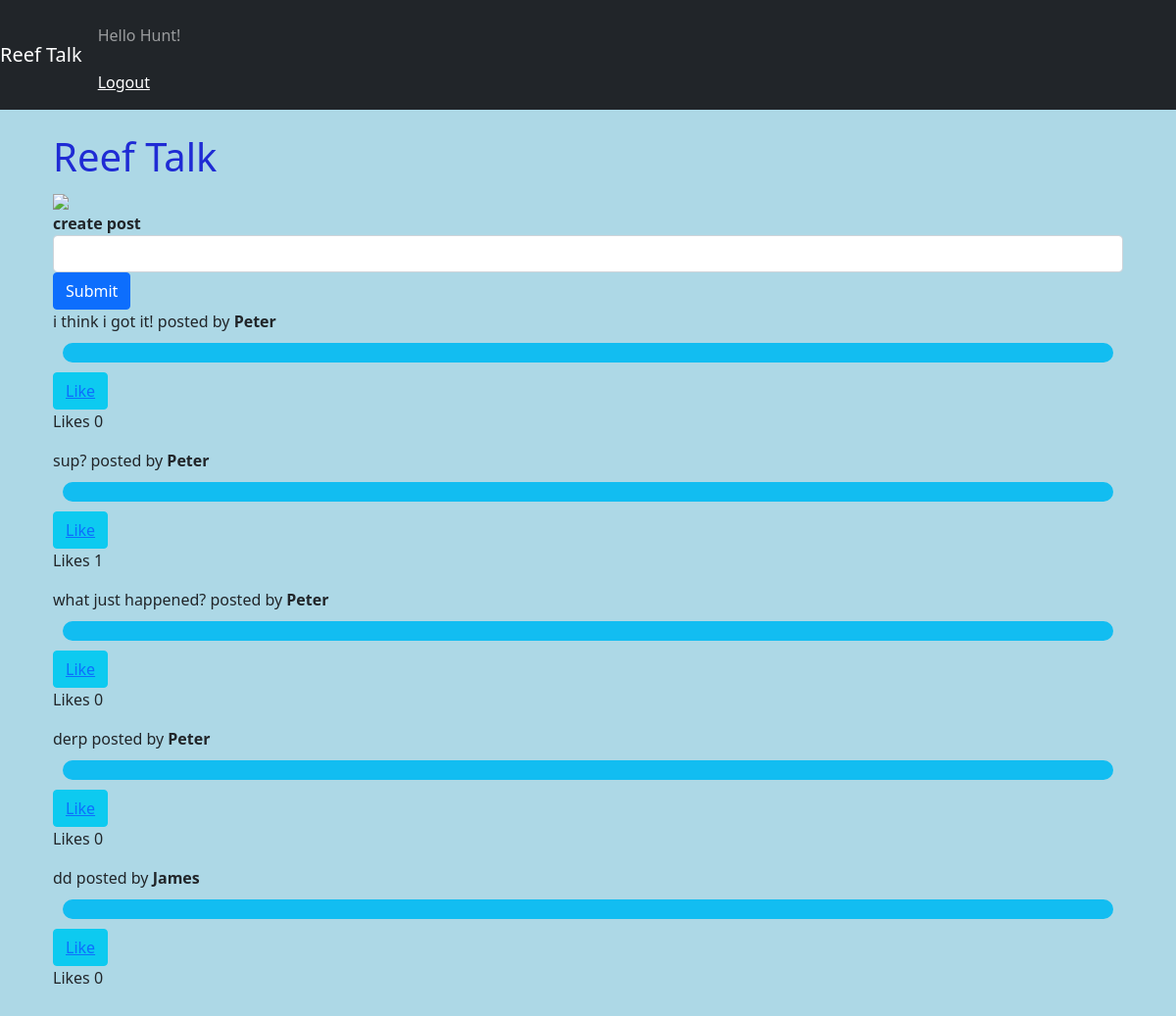
Page /success (signed in) on the committed database.
### my_app/models.py (models this page shows)
class User(models.Model):
    first_name=models.CharField(max_length=255)
    last_name=models.CharField(max_length=255)
    email=models.CharField(max_length=255)
    password=models.CharField(max_length=255)
    objects=UserManager()
    created_at=models.DateTimeField(auto_now_add=True)
    updated_at=models.DateTimeField(auto_now=True)

class Reef_Post(models.Model):
    message=models.CharField(max_length=255)
    poster=models.ForeignKey(User, related_name="user_posts",on_delete=models.CASCADE)
    likes=models.ManyToManyField(User, related_name='liked_posts')

### my_app/views.py (the view)
# urls.py: path('success', views.success),
def success (request):
    if not "user_id" in request.session:
        return redirect("/")
    context = {
        "posts": Reef_Post.objects.all()
    }
    return render(request,'success.html',context)

### my_app/templates/success.html (shortened to what this page needs)
<!DOCTYPE html>
<html lang="en">
<head>
    <link href="https://cdn.jsdelivr.net/npm/bootstrap@5.0.1/dist/css/bootstrap.min.css" rel="stylesheet">
    {% load static %}
    <link rel="stylesheet" href="{% static 'css/style.css' %}">
</head>
<body>
    <nav class="navbar navbar-expand-lg navbar-dark bg-dark">
        <a class="navbar-brand" href="#">Reef Talk</a>
        <div class="collapse navbar-collapse"id="navbarNav">
            <span class="navbar-text">
                <p class="navbar-text mr-4">Hello {{request.session.user_name}}!</p>
                <a href="/logout">Logout</a>
            </span>
        </div>
    </nav>
    <div class="container p-4">
        <div class="row">
            <div class="col">
                <h1>Reef Talk</h1>
    <img src="https://images.unsplash.com/photo-1554562622-91f926fc46be?ixid=MnwxMjA3fDB8MHxzZWFyY2h8NXx8Z29sZGZpc2glMjBhcXVhcml1bXxlbnwwfHwwfHw%3D&ixlib=rb-1.2.1&auto=format&fit=crop&w=500&q=60">
               <form action="/create_post" method="post">
                <div class="form-group">
                   <label>create post</label>
                   <input type="text" name="message" class="form-control">
                </div>
                <button class="btn btn-primary">Submit</button>
                </form>
                {% for post in posts reversed %}
                <div class='post'>
                    {{post.message}} posted by <strong>{{post.poster.first_name}}</strong>
                    <div class='comment'>
                    </div>
                    <button class='btn btn-info'><a href="/like/{{post.id}}">Like</a></button>
                    <p>Likes {{post.likes.count}}</p>
                </div>
                {% endfor %}
            </div>
        </div>
    </div>
</body>
</html>

### my_app/static/css/style.css (style rules this page uses)
h1 { color:#1f2bd4; }
body { background-color: lightblue; }
label { font-weight: bold; }
.comment { background-color: rgb(18, 189, 241); padding:10px; margin:10px; border-radius: 10px; }

### rows in the picture
User: session.user_name "Hunt"
Reef_Post: message "i think i got it!", poster.first_name "Peter", likes.count "0"
Reef_Post: message "sup?", poster.first_name "Peter", likes.count "1"
Reef_Post: message "what just happened?", poster.first_name "Peter", likes.count "0"
Reef_Post: message "derp", poster.first_name "Peter", likes.count "0"
Reef_Post: message "dd", poster.first_name "James", likes.count "0"
